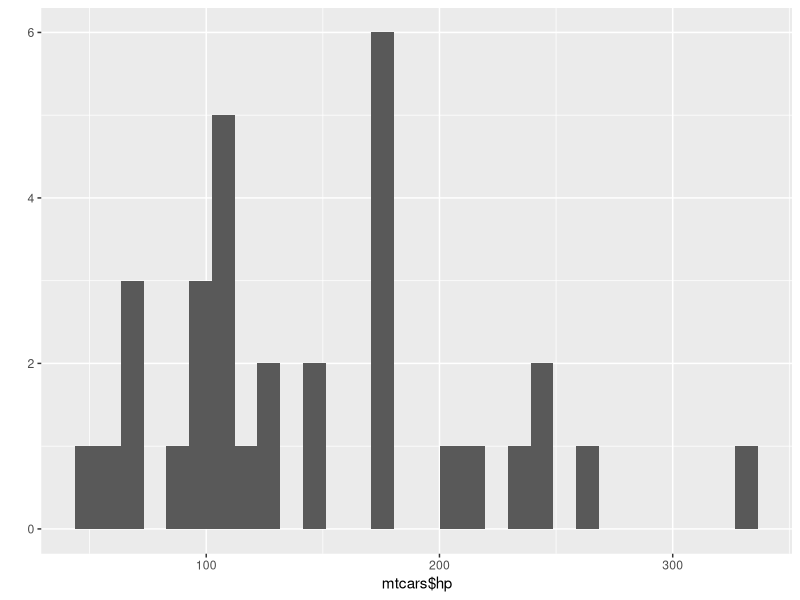
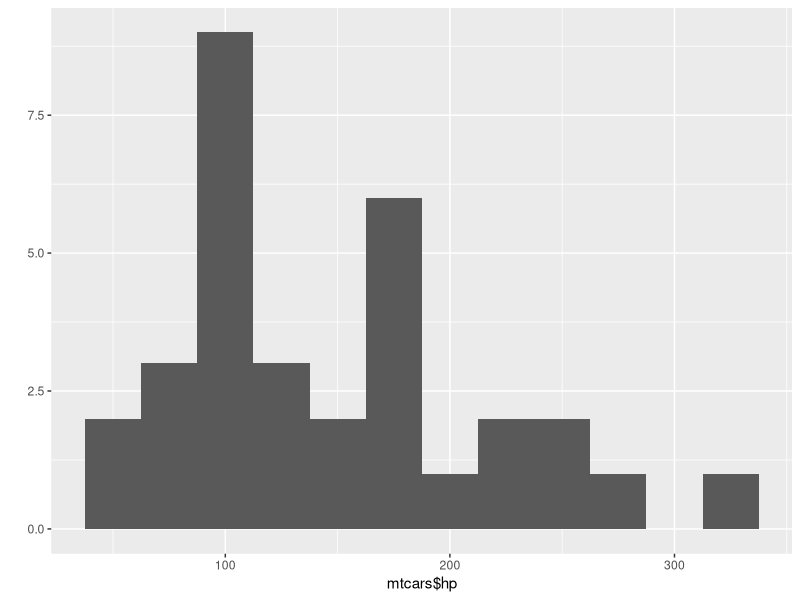
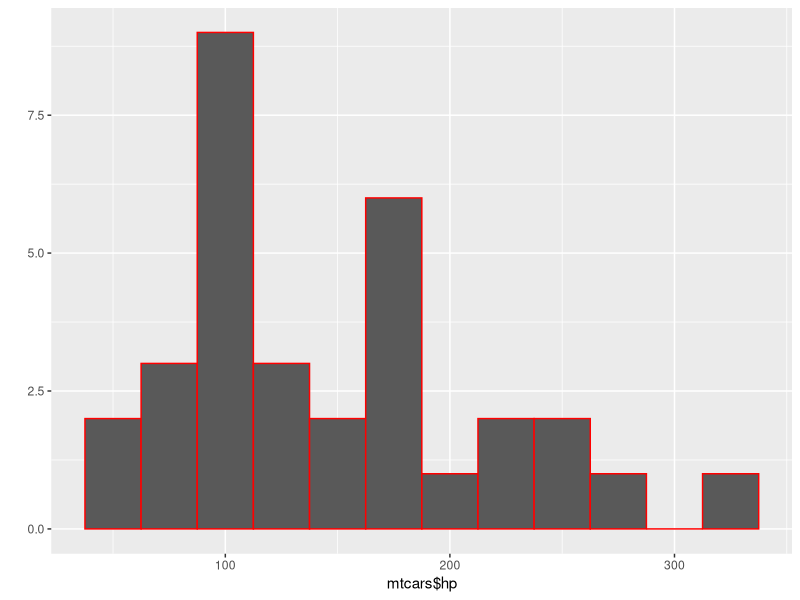
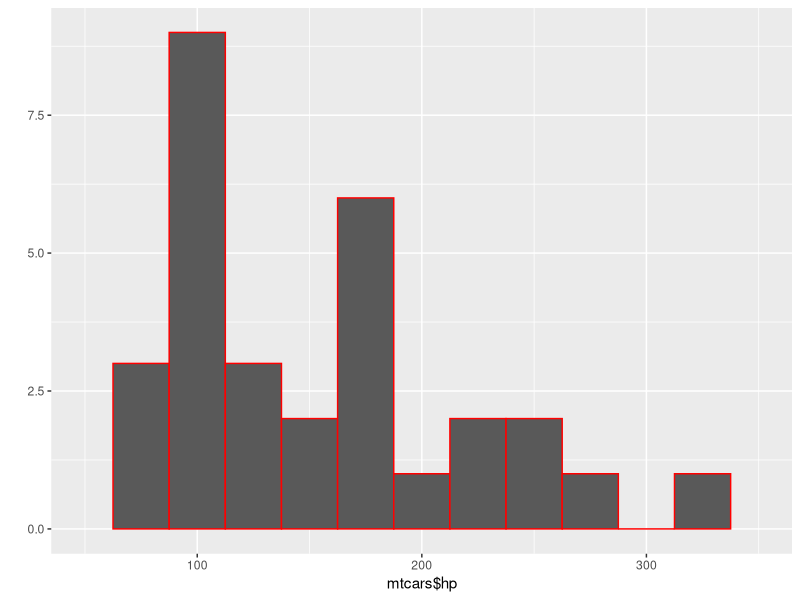
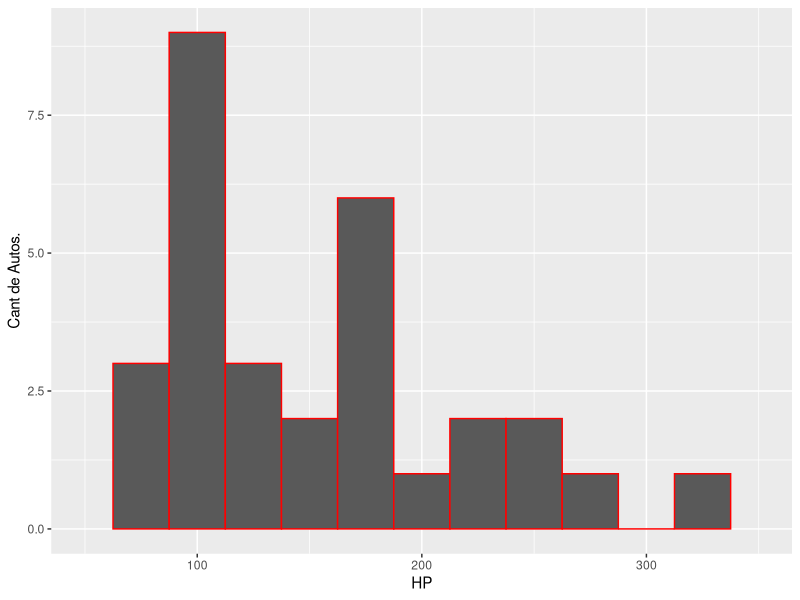
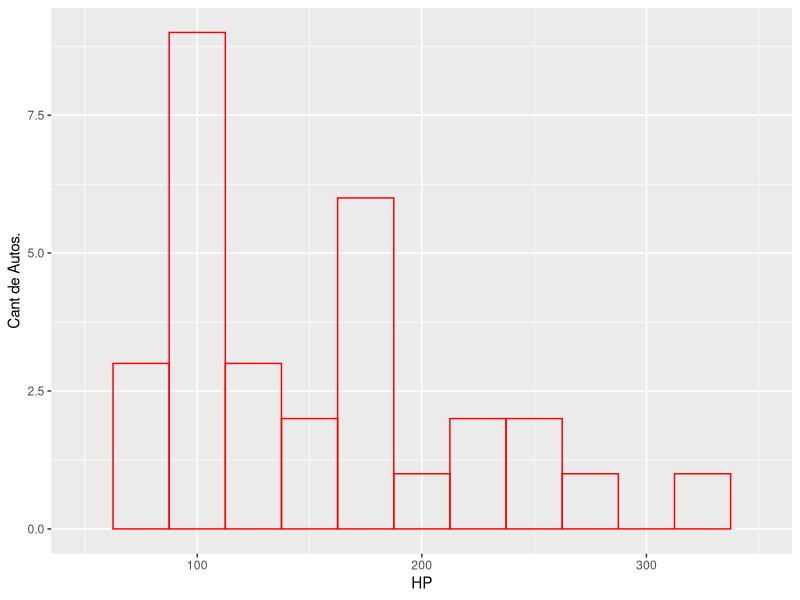
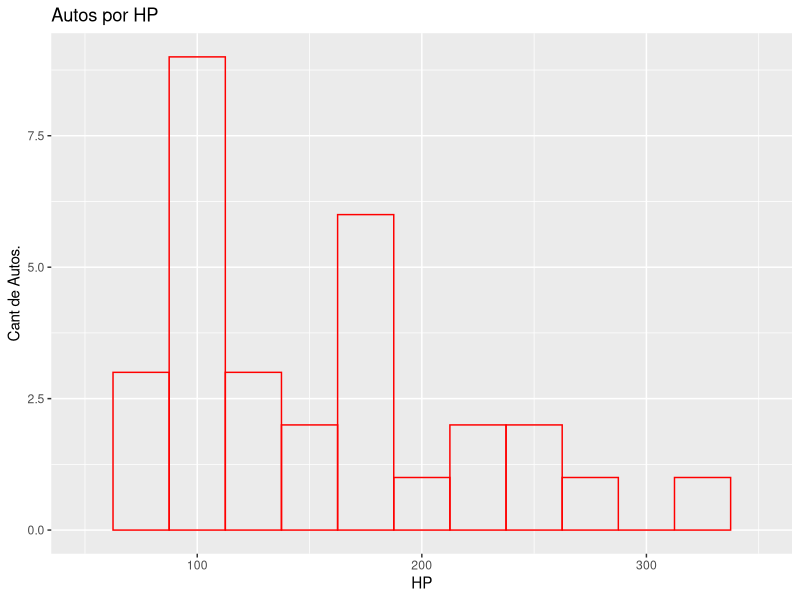

Write the R code that produced these figures, in order.
library (ggplot2)

#Los histogramas se usan para ver la frecuencia de valores numéricos

qplot(
    mtcars$hp,
    geom="histogram"
)

#Para suavizar el histograma, se puede modificar la variable
#binwidth
qplot(
  mtcars$hp,
  geom="histogram",
  binwidth=25,
)

#podemos diferenciar los bordes de cada bin
#con colour
qplot(
  mtcars$hp,
  geom="histogram",
  binwidth=25,
  colour=I("red")
)

#También se puede especificar el rango del eje X a visualizar
qplot(
  mtcars$hp,
  geom="histogram",
  binwidth=25,
  colour=I("red"),
  xlim=c(50,350)
)

#Para agregar los nombres de los ejes usamos xlab y ylab
qplot(
  mtcars$hp,
  geom="histogram",
  binwidth=25,
  colour=I("red"),
  xlim=c(50,350),
  xlab="HP",
  ylab="Cant de Autos."
)

#Para sacar el color de relleno, se puede hacer con alpha
qplot(
  mtcars$hp,
  geom="histogram",
  binwidth=25,
  colour=I("red"),
  xlim=c(50,350),
  xlab="HP",
  ylab="Cant de Autos.",
  alpha=I(0)
)

#Para agregar título al histograma usamos main
qplot(
  mtcars$hp,
  geom="histogram",
  binwidth=25,
  colour=I("red"),
  xlim=c(50,350),
  xlab="HP",
  ylab="Cant de Autos.",
  alpha=I(0),
  main="Autos por HP"
)
